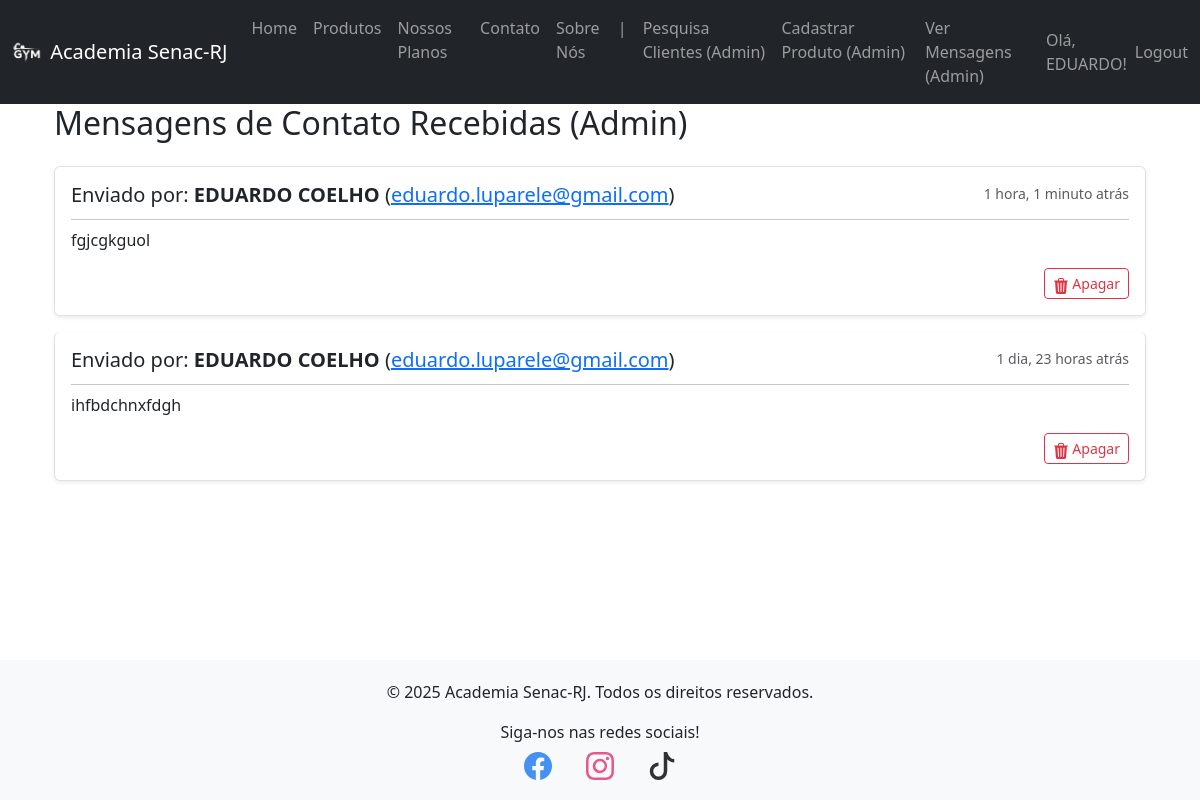
Page /gerenciamento/mensagens-contato/ (signed in) on the committed database.
### app_academia/models.py (models this page shows, shortened)
class ContatoMensagem(models.Model):
    usuario = models.ForeignKey(User, on_delete=models.CASCADE, null=True, blank=True)
    mensagem = models.TextField()
    data_envio = models.DateTimeField(auto_now_add=True)

### app_academia/views.py (the view)
# urls.py: path('gerenciamento/mensagens-contato/', views.ver_mensagens_contato_view, name='ver_mensagens_contato'),
@staff_member_required
def ver_mensagens_contato_view(request):
    mensagens_list = ContatoMensagem.objects.all().order_by('-data_envio').select_related('usuario')
    paginator = Paginator(mensagens_list, 10)
    page_number = request.GET.get('page')
    page_obj = paginator.get_page(page_number)
    context = {
        'page_obj': page_obj,
        'titulo_pagina': 'Mensagens de Contato Recebidas (Admin)'
    }
    return render(request, 'app_academia/ver_mensagens_contato.html', context)

### app_academia/templates/app_academia/ver_mensagens_contato.html (shortened to what this page needs)
{% extends "app_academia/base.html" %}
{% block content %}
<div class="container mt-4">
    <div class="row">
        <div class="col-md-12">
            <h2 class="mb-4">{{ titulo_pagina }}</h2>
            {% if page_obj.object_list %}
                <div class="list-group">
                    {% for msg in page_obj.object_list %}
                        <div class="list-group-item list-group-item-action flex-column align-items-start mb-3 p-3 shadow-sm rounded">
                            <div class="d-flex w-100 justify-content-between">
                                <h5 class="mb-1">
                                    {% if msg.usuario %}
                                        Enviado por: <strong>{{ msg.usuario.get_full_name|default:msg.usuario.username }}</strong>
                                        {% if msg.usuario.email %}
                                            (<a href="mailto:{{ msg.usuario.email }}">{{ msg.usuario.email }}</a>)
                                        {% endif %}
                                    {% else %}
                                        <span class="text-muted">Enviado por: Visitante Anônimo</span>
                                    {% endif %}
                                </h5>
                                <small class="text-muted" title="{{ msg.data_envio|date:"d/m/Y H:i:s" }}">
                                    {{ msg.data_envio|timesince }} atrás
                                </small>
                            </div>
                            <hr class="my-2">
                            <p class="mb-1" style="white-space: pre-wrap;">{{ msg.mensagem|linebreaksbr }}</p>
                            <div class="mt-3 text-end">
                                <form action="{% url 'app_academia:apagar_mensagem_contato' msg.id %}" method="post" class="d-inline" onsubmit="return confirm('Tem certeza que deseja apagar esta mensagem? Esta ação não pode ser desfeita.');">
                                    <button type="submit" class="btn btn-sm btn-outline-danger">
                                        Apagar
                                    </button>
                                </form>
                            </div>
                        </div>
                    {% endfor %}
                </div>
            {% else %}
                <div class="alert alert-info mt-3" role="alert">
                    Nenhuma mensagem de contato foi recebida ainda.
                </div>
            {% endif %}
        </div>
    </div>
</div>
{% endblock %}

### app_academia/templates/app_academia/base.html (shortened to what this page needs)
{% load static %}
<!DOCTYPE html>
<html lang="pt-br">
<head>
    <link href="https://cdn.jsdelivr.net/npm/bootstrap@5.3.0-alpha1/dist/css/bootstrap.min.css" rel="stylesheet">
    <link rel="stylesheet" href="{% static 'app_academia/css/style.css' %}">
</head>
<body>
    <nav class="navbar navbar-expand-lg navbar-dark bg-dark fixed-top">
        <div class="container-fluid">
            <a class="navbar-brand d-flex align-items-center" href="{% url 'app_academia:home' %}"><img src="{% static 'app_academia/img/logo.png' %}" alt="Academia SenacRJ Logo" height="30" class="me-2">Academia Senac-RJ</a>
            <div class="collapse navbar-collapse" id="navbarNav">
                <ul class="navbar-nav me-auto mb-2 mb-lg-0">
                    <li class="nav-item">
                        <a class="nav-link" href="{% url 'app_academia:home' %}">Home</a>
                    </li>
                    <li class="nav-item">
                        <a class="nav-link" href="{% url 'app_academia:produtos' %}">Produtos</a>
                    </li>
                    <li class="nav-item">
                        <a class="nav-link" href="{% url 'app_academia:planos' %}">Nossos Planos</a>
                    </li>
                    <li class="nav-item">
                        <a class="nav-link" href="{% url 'app_academia:contato' %}">Contato</a>
                    </li>
                    <li class="nav-item">
                        <a class="nav-link" href="{% url 'app_academia:sobre' %}">Sobre Nós</a>
                    </li>
                    {% if user.is_staff %}
                    <li class="nav-item">
                        <a class="nav-link" href="#">|</a>
                    </li>
                    <li class="nav-item">
                        <a class="nav-link" href="{% url 'app_academia:pesquisa_clientes' %}">Pesquisa Clientes (Admin)</a>
                    </li>
                    <li class="nav-item">
                        <a class="nav-link" href="{% url 'app_academia:cadastrar_produto' %}">Cadastrar Produto (Admin)</a>
                    </li>
                    <li class="nav-item">
                        <a class="nav-link" href="{% url 'app_academia:ver_mensagens_contato' %}">Ver Mensagens (Admin)</a>
                    </li>
                    {% endif %}
                </ul>
                <ul class="navbar-nav ms-auto align-items-center">
                    {% if user.is_authenticated %}
                        <li class="nav-item">
                            <span class="navbar-text me-2">Olá, {{ user.first_name|default:user.username }}!</span>
                        </li>
                        <li class="nav-item">
                        <form id="logout-form" action="{% url 'app_academia:logout' %}" method="post" class="d-inline">
                            <button type="submit" class="nav-link btn btn-link" style="border: none; background: none; padding: 0; vertical-align: baseline;">Logout</button>
                        </form>
                    </li>
                    {% endif %}
                </ul>
            </div>
        </div>
    </nav>
    <main class="container mt-4 main-content">
        {% block content %}
        {% endblock %}
    </main>
        <footer class="footer">
        <div class="container">
            <p>© {% now "Y" %} Academia Senac-RJ. Todos os direitos reservados.</p>
            <div class="social-icons mt-3">
                <p class="mb-2">Siga-nos nas redes sociais!</p>
                <a href="{% url 'app_academia:em_construcao' %}" target="_blank" rel="noopener noreferrer" class="social-icon" id="facebook-icon" title="Facebook">
                </a>
                <a href="{% url 'app_academia:em_construcao' %}" target="_blank" rel="noopener noreferrer" class="social-icon" id="instagram-icon" title="Instagram">
                </a>
                <a href="{% url 'app_academia:em_construcao' %}" target="_blank" rel="noopener noreferrer" class="social-icon" id="tiktok-icon" title="TikTok">
                    <svg xmlns="http://www.w3.org/2000/svg" width="28" height="28" fill="currentColor" class="bi bi-tiktok" viewBox="0 0 16 16">
                        <path d="M9 0h1.98c.144.715.54 1.617 1.235 2.512C12.895 3.389 13.797 4 15 4v2c-1.753 0-3.07-.814-4-1.829V11a5 5 0 1 1-5-5v2a3 3 0 1 0 3 3V0Z"/>
                    </svg>
                </a>
            </div>
        </div>
    </footer>
</body>
</html>

### app_academia/static/app_academia/css/style.css (style rules this page uses)
body { padding-top: 56px; display: flex; flex-direction: column; min-height: 100vh; }
.main-content { flex: 1; }
.footer { background-color: #f8f9fa; padding: 20px 0; text-align: center; margin-top: auto; }
.social-icons a { margin: 0 15px; text-decoration: none; display: inline-block; }
.social-icons svg { transition: transform 0.2s ease-in-out, opacity 0.2s ease-in-out; opacity: 0.8; }
#facebook-icon svg { color: #1877F2; }
#instagram-icon svg { color: #E1306C; }
#tiktok-icon svg { color: #010101; }

### rows in the picture
ContatoMensagem: usuario.get_full_name "EDUARDO COELHO", usuario.email "eduardo.luparele@gmail.com", data_envio "1 hora, 1 minuto", mensagem "fgjcgkguol"
ContatoMensagem: usuario.get_full_name "EDUARDO COELHO", usuario.email "eduardo.luparele@gmail.com", data_envio "1 dia, 23 horas", mensagem "ihfbdchnxfdgh"

### other values in the picture
{{ user.first_name|default:user.username }} "EDUARDO"
{{ titulo_pagina }} "Mensagens de Contato Recebidas (Admin)"
